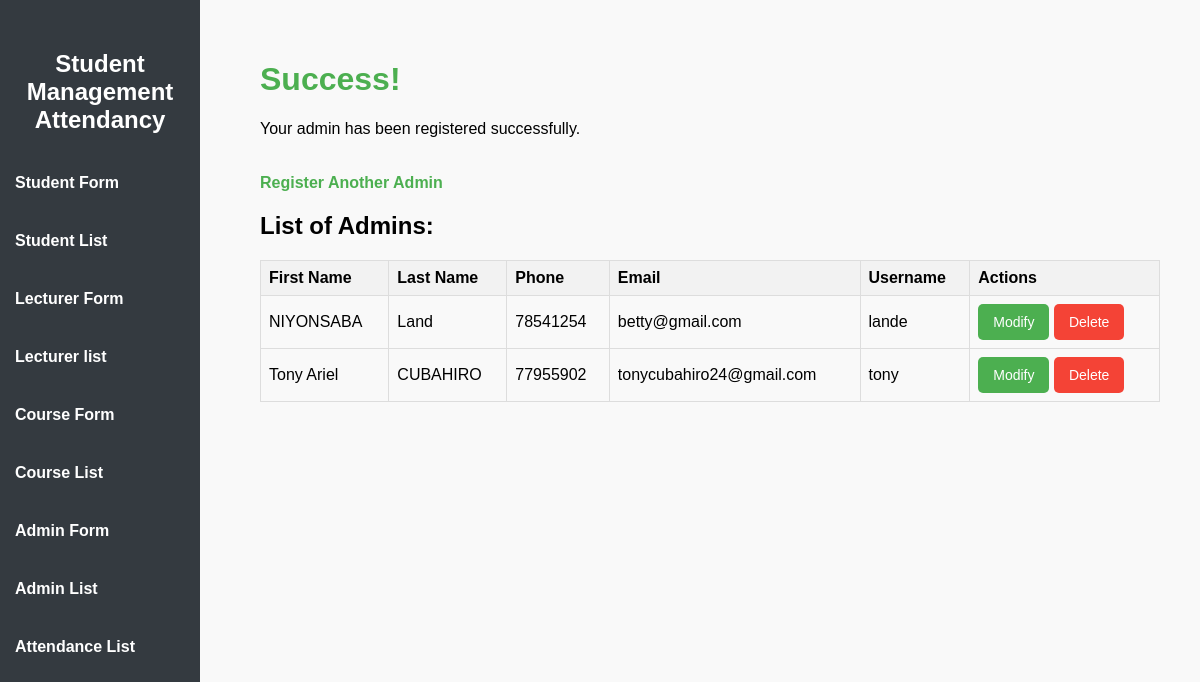
Screenshot of /students/success_admin/ with the database file from the repository.
### students/models.py (models this page shows, shortened)
class Admin(models.Model):
    first_name = models.CharField(max_length=50)
    last_name = models.CharField(max_length=50)
    phone = models.CharField(max_length=15)
    email = models.EmailField(unique=True)
    username = models.CharField(max_length=30, unique=True)
    password = models.CharField(max_length=100)  # You might want to hash this in a real application

### students/views.py (the view)
# urls.py: path('success_admin/', views.success_admin_view, name='success_admin'),
def success_admin_view(request):
    admins = Admin.objects.all()
    return render(request, 'students/success_admin.html', {'admins': admins})

### students/templates/students/success_admin.html (shortened to what this page needs)
{% extends 'students/base.html' %}
{% block content %}
    <h1>Success!</h1>
    <p>Your admin has been registered successfully.</p>
    <a href="{% url 'admin_form' %}">Register Another Admin</a>
    <h2>List of Admins:</h2>
    <table>
        <thead>
            <tr>
                <th>First Name</th>
                <th>Last Name</th>
                <th>Phone</th>
                <th>Email</th>
                <th>Username</th>
                <th>Actions</th>
            </tr>
        </thead>
        <tbody>
            {% for admin in admins %}
                <tr>
                    <td>{{ admin.first_name }}</td>
                    <td>{{ admin.last_name }}</td>
                    <td>{{ admin.phone }}</td>
                    <td>{{ admin.email }}</td>
                    <td>{{ admin.username }}</td>
                    <td>
                        <form action="{% url 'modify_admin' admin.id %}" method="get" style="display:inline;">
                            <button type="submit" class="btn btn-modify">Modify</button>
                        </form>
                        <form action="{% url 'delete_admin' admin.id %}" method="post" style="display:inline;">
                            <button type="submit" class="btn btn-delete">Delete</button>
                        </form>
                    </td>
                </tr>
            {% empty %}
            <tr>
                <td colspan="6">No admins found.</td>
            </tr>
            {% endfor %}
        </tbody>
    </table>
{% endblock %}

### students/templates/students/success_admin.html (style rules this page uses)
body { font-family: Arial, sans-serif; margin: 0; padding: 20px; background-color: #f9f9f9; }
h1 { color: #4CAF50; }
table { width: 100%; border-collapse: collapse; margin-top: 20px; }
th, td { border: 1px solid #ddd; padding: 8px; text-align: left; }
th { background-color: #f2f2f2; }
.btn { padding: 10px 15px; border: none; border-radius: 5px; cursor: pointer; font-size: 14px; transition: background-color 0.3s; }
.btn-modify { background-color: #4CAF50; color: white; }
.btn-delete { background-color: #f44336; color: white; }
a { display: inline-block; margin-top: 20px; text-decoration: none; color: #4CAF50; font-weight: bold; }

### rows the page displays
Admin: first_name "NIYONSABA", last_name "Land", phone "78541254", email "betty@gmail.com", username "lande"
Admin: first_name "Tony Ariel", last_name "CUBAHIRO", phone "77955902", email "tonycubahiro24@gmail.com", username "tony"
